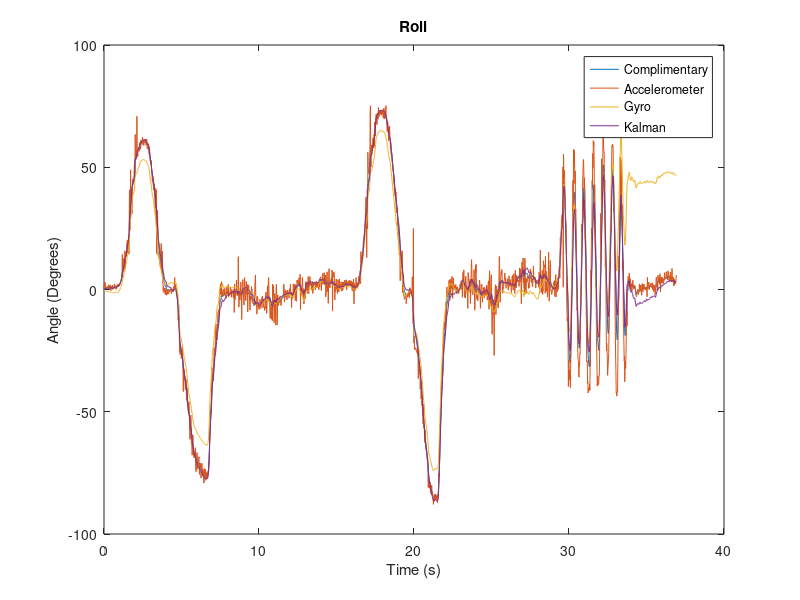
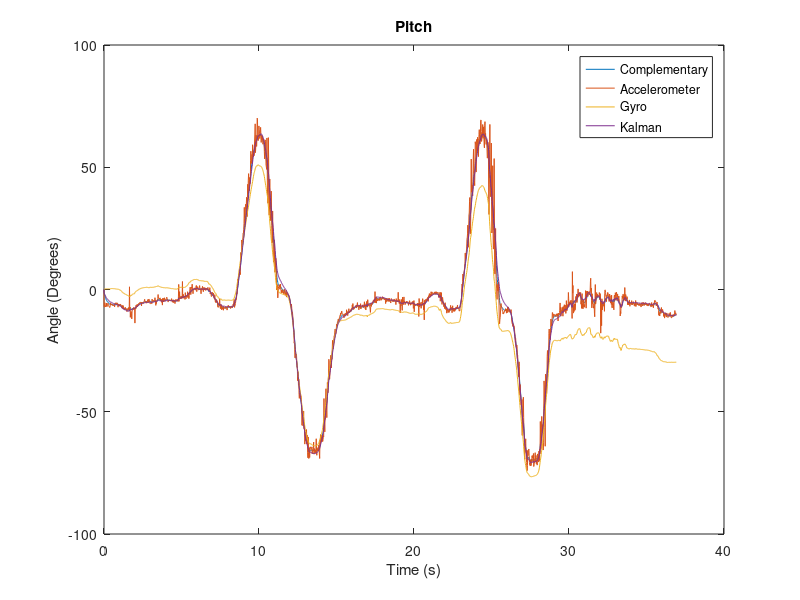

Reproduce these figures in MATLAB, in order.
clear all; close all;

data=xlsread('imu_data.csv');
t=data(:,1);

%%%%% Data read from the file %%%%%
%t=data(:,1);

Ax=data(:,2);
Ay=data(:,3);
Az=data(:,4);

Gx=data(:,5);
Gy=data(:,6);
Gz=data(:,7);

%%%%%%%%%%%%%%%%%%for DATA.csv file0nly%%%%%%%%%
% Ax=data(:,2);
% Ay=data(:,3);
% Az=data(:,4);
% 
% Gx=data(:,5);
% Gy=data(:,6);
% Gz=data(:,7);
%%%%%%%%%%%%%%
% Avg. time step
dt = 0.0185;

% Convert gyroscope measurements to radians
Gx_rad = Gx * pi / 180.0;
Gy_rad = Gy * pi / 180.0;
Gz_rad = Gz * pi / 180.0;

% 1) Accelerometer only
phi_hat_acc   = atan2(Ay, sqrt(Ax .^ 2 + Az .^ 2));
theta_hat_acc = atan2(-Ax, sqrt(Ay .^ 2 + Az .^ 2));

% 2) Gyroscope only
phi_hat_gyr   = zeros(1, length(t));
theta_hat_gyr = zeros(1, length(t));

for i = 2:length(t)
   p = Gx_rad(i);
   q = Gy_rad(i);
   r = Gz_rad(i);
   
   phi_hat   = phi_hat_gyr(i - 1);
   theta_hat = theta_hat_gyr(i - 1);
    
   phi_hat_gyr(i)   = phi_hat   + dt * (p + sin(phi_hat) * tan(theta_hat) * q + cos(phi_hat) * tan(theta_hat) * r);
   theta_hat_gyr(i) = theta_hat + dt * (cos(phi_hat) * q - sin(phi_hat) * r);
end

% 3) Complimentary Filter
alpha = 0.1;

phi_hat_complimentary   = zeros(1, length(t));
theta_hat_complimentary = zeros(1, length(t));

for i=2:length(t)
    p = Gx_rad(i);
    q = Gy_rad(i);
    r = Gz_rad(i);
   
    phi_hat   = phi_hat_complimentary(i - 1);
    theta_hat = theta_hat_complimentary(i - 1);
    
    phi_hat_gyr_comp   = phi_hat   + dt * (p + sin(phi_hat) * tan(theta_hat) * q + cos(phi_hat) * tan(theta_hat) * r);
    theta_hat_gyr_comp = theta_hat + dt * (cos(phi_hat) * q - sin(phi_hat) * r);
       
    phi_hat_complimentary(i)   = (1 - alpha) * phi_hat_gyr_comp   + alpha * phi_hat_acc(i);
    theta_hat_complimentary(i) = (1 - alpha) * theta_hat_gyr_comp + alpha * theta_hat_acc(i);    
end

% 4) Kalman Filter
A = [1 -dt 0 0; 0 1 0 0; 0 0 1 -dt; 0 0 0 1];
B = [dt 0 0 0; 0 0 dt 0]';
C = [1 0 0 0; 0 0 1 0];
P = eye(4);
Q = eye(4) * 0.01;
R = eye(2) * 10;
state_estimate = [0 0 0 0]';

phi_hat_kalman    = zeros(1, length(t));
bias_phi_kalman   = zeros(1, length(t));
theta_hat_kalman  = zeros(1, length(t));
bias_theta_kalman = zeros(1, length(t));

for i=2:length(t)
    
    p = Gx_rad(i);
    q = Gy_rad(i);
    r = Gz_rad(i);
   
    phi_hat   = phi_hat_kalman(i - 1);
    theta_hat = theta_hat_kalman(i - 1);
    
    phi_dot   = p + sin(phi_hat) * tan(theta_hat) * q + cos(phi_hat) * tan(theta_hat) * r;
    theta_dot = cos(phi_hat) * q - sin(phi_hat) * r;
          
    % Predict
    state_estimate = A * state_estimate + B * [phi_dot, theta_dot]';
    P = A * P * A' + Q; % P is constant
    
    % Update
    measurement = [phi_hat_acc(i) theta_hat_acc(i)]';
    y_tilde = measurement - C * state_estimate;
    S = R + C * P * C';
    K = P * C' * (S^-1);  % K is constant 4*2 matrix
    state_estimate = state_estimate + K * y_tilde;
    P = (eye(4) - K * C) * P;   % P is constant
    
    phi_hat_kalman(i)    = state_estimate(1);
    bias_phi_kalman(i)   = state_estimate(2);
    theta_hat_kalman(i)  = state_estimate(3);
    bias_theta_kalman(i) = state_estimate(4);
    P
end

% Convert all estimates to degrees
phi_hat_acc = phi_hat_acc * 180.0 / pi; 
theta_hat_acc = theta_hat_acc * 180.0 / pi;
phi_hat_gyr = phi_hat_gyr * 180.0 / pi; 
theta_hat_gyr = theta_hat_gyr * 180.0 / pi;
phi_hat_complimentary = phi_hat_complimentary * 180.0 / pi; 
theta_hat_complimentary = theta_hat_complimentary * 180.0 / pi;
phi_hat_kalman = phi_hat_kalman * 180.0 / pi; 
theta_hat_kalman = theta_hat_kalman * 180.0 / pi;

% Plots
%subplot(2, 1, 1);
figure;
plot(t, phi_hat_complimentary, t, phi_hat_acc, t, phi_hat_gyr, t, phi_hat_kalman)
legend('Complimentary', 'Accelerometer', 'Gyro', 'Kalman')
xlabel('Time (s)')
ylabel('Angle (Degrees)')
title('Roll')

%subplot(2, 1, 2);
figure;
plot(t, theta_hat_complimentary, t, theta_hat_acc, t, theta_hat_gyr, t, theta_hat_kalman)
legend('Complementary', 'Accelerometer', 'Gyro', 'Kalman')
xlabel('Time (s)')
ylabel('Angle (Degrees)')
title('Pitch')
